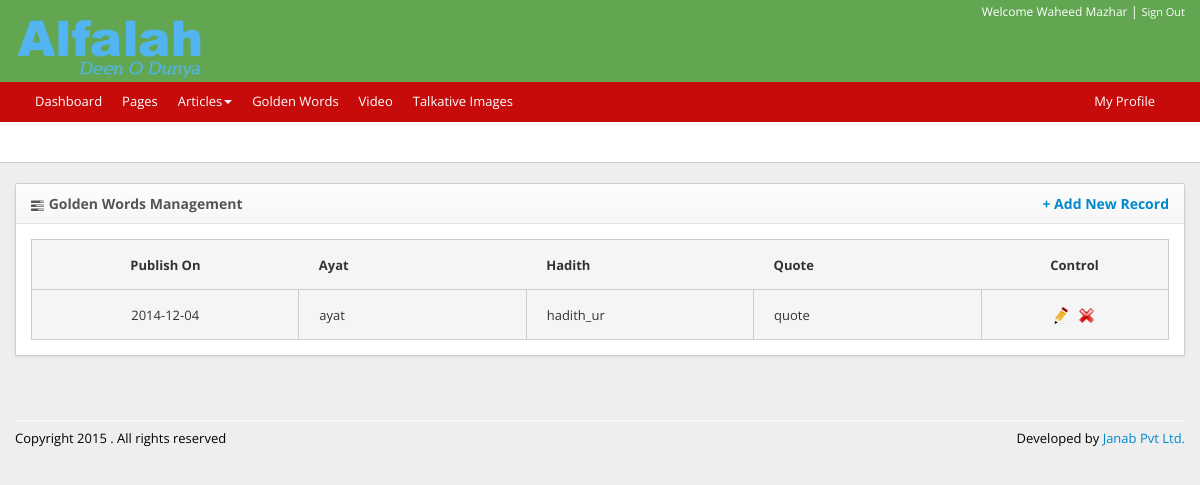
Screenshot of /admin/pearls/index.php (signed in) with the database file from the repository.
### tables this page shows
CREATE TABLE `golden_word` (
  `golden_word_id` int(11) NOT NULL AUTO_INCREMENT,
  `publish_on` date DEFAULT NULL,
  `ayat_ur` text,
  `hadith_ur` text,
  `quote_ur` text,
  `ayat_en` text,
  `hadith_en` text,
  `quote_en` varchar(45) DEFAULT NULL,
  `created_by` varchar(45) DEFAULT NULL,
  `modified_by` varchar(45) DEFAULT NULL,
  `created_on` varchar(45) DEFAULT NULL,
  `modified_on` varchar(45) DEFAULT NULL,
  PRIMARY KEY (`golden_word_id`)
);

### admin/include/setting.inc.php (called while the page is built, shortened)
<?php
function getBaseURI() {
    return sprintf(
            "%s://%s", isset($_SERVER['HTTPS']) && $_SERVER['HTTPS'] != 'off' ? 'https' : 'http', $_SERVER['SERVER_NAME']
    );
}
$base_url = getBaseURI() . '/admin';

### admin/pearls/index.php (the view, shortened to what this page needs)
<?php
$include_prefix = '../';
include $include_prefix . "include/header.inc.php";
?>
<div id="content">
    <div class="container">
        <div class="row">
            <div class="span12">
                <div class="panel">
                    <div class="panel-header"><i class="icon-tasks"></i> Golden Words Management<a href="<?php echo $base_url; ?>/pearls/add.php" class="float-right">+ Add New Record</a></div>
                    <div class="panel-content">
                        <div class="bord">
                            <table class="display" cellspacing="0" width="100%" id="stopNGTable">
                                <thead>
                                    <tr>
                                        <th class="text-align-center"><strong>Publish On</strong></th>
                                        <th class="text-align-left pl20 width20"><strong>Ayat</strong></th>
                                        <th class="text-align-left pl20 width20"><strong>Hadith</strong></th>
                                        <th class="text-align-left pl20 width20"><strong>Quote</strong> </th>
                                        <th class="text-align-center"><strong>Control</strong></th>
                                    </tr>
                                </thead>
                                <tbody>
                                    <?php
                                    $query = "SELECT * FROM `golden_word` ORDER BY `publish_on` DESC";
                                    if (!$result = $sql->query($query)) {
                                        dumpSql("Error Running Query : $sql->error" . "<br /><br /><br />" . $query);
                                    }
                                    if ($result->num_rows > 0) {
                                        while ($record = $result->fetch_object()) {
                                            echo '<tr class="height60 gradeA">
                                                <td  class="text-align-center">' . $record->publish_on . '</td>
                                                <td  class="text-align-left pl20">' . $record->ayat_ur . '</td>
                                                <td  class="text-align-left pl20">' . $record->hadith_ur . '</td>
                                                <td  class="text-align-left pl20">' . $record->quote_ur . '</td>
                                                <td class="text-align-center">
                                                    <a href="' . $base_url . '/pearls/edit.php?golden_word_id=' . $record->golden_word_id . '">
                                                        <img src="' . $base_url . '/assets/images/edit-icon.png" />
                                                    </a>
                                                    &nbsp;
                                                    <a href="' . $base_url . '/pearls/delete.php?golden_word_id=' . $record->golden_word_id . '">
                                                        <img src="' . $base_url . '/assets/images/delete-icon.png" width="17px"/>
                                                    </a>
                                                </td>
                                        </tr>';
                                        }
                                    }
                                    ?>
                                </tbody>
                            </table>
                        </div>
                    </div>
                </div>
            </div>
        </div>
    </div>
</div>
<?php
if (isset($include_prefix)) {
    require_once $include_prefix . 'include/footer.inc.php';
} else {
    require_once 'include/footer.inc.php';
}
?>

### admin/assets/css/admin.css (style rules this page uses)
body { font: 13px 'Open Sans'; background-color: #eee; }
.bord table { border-radius:5px; }
.bord tr { background:#F5F5F5; }
.bord tr { border:1px solid #CDCDCD; }
.bord tr:first-child { height:50px; }
.bord td { border:1px solid #CDCDCD;w }
[class^="icon-"], [class*=" icon-"] { background-image: none; }
.panel { border: 1px solid #CDCDCD; box-shadow: 0 1px 3px rgba(100, 100, 100, 0.1); margin-bottom: 15px; border-radius: 3px 3px 0 0; overflow: visible; position: relative; }
.panel-header { padding: 10px 15px; background-color: #F8F8F8; background-image: -moz-linear-gradient(top, #FDFDFD, #F6F6F6); background-image: -ms-linear-gradient(top, #FDFDFD, #F6F6F6); background-image: -webkit-gradient(linear, 0 0, 0 100%, from(#FDFDFD), to(#F6F6F6)); background-image: -webkit-linear-gradient(top, #FDFDFD, #F6F6F6); background-image: -o-linear-gradient(top, #FDFDFD, #F6F6F6); background-image: linear-gradient(top, #FDFDFD, #F6F6F6); border-bottom: 1px solid #E4E4E4; color: #555; text-shadow: 0 1px 0 white; font-size: 14px; font-weight: bold; }
.panel-header [class^="icon-"], .panel-header [class*=" icon-"], #top-strip [class^="icon-"], #top-strip [class*=" icon-"], .container-signin [class^="icon-"], .container-signin [class*=" icon-"], .container-register [class^="icon-"], .container-register [class*=" icon-"], .sidebar-button [class^="icon-"], .sidebar-button [class*=" icon-"], .fc-button [class^="icon-"], .fc-button [class*=" icon-"] { vertical-align: middle; }
.panel-content { background-color: #fff; padding:15px; }

### admin/assets/css/admin_override.css (style rules this page uses)
.text-align-left { text-align:left; }
.text-align-center { text-align:center; }
.pl20 { padding-left:20px; }
.width20 { width: 20%; }
.height60 { height:60px; }
.float-right { float:right; }

### rows the page displays
golden_word: publish_on "2014-12-04", ayat_ur "ayat", hadith_ur "hadith_ur", quote_ur "quote"

### other values shown
$_SESSION['name'] "Waheed Mazhar"
